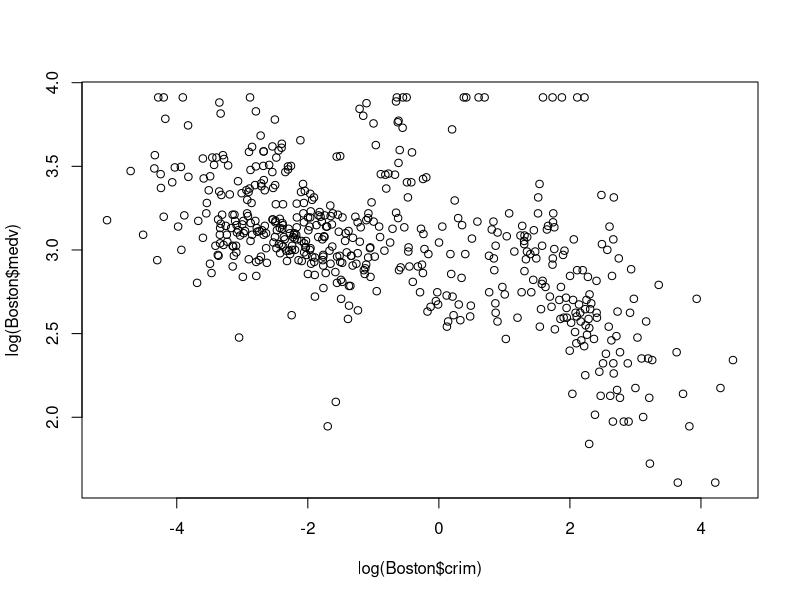
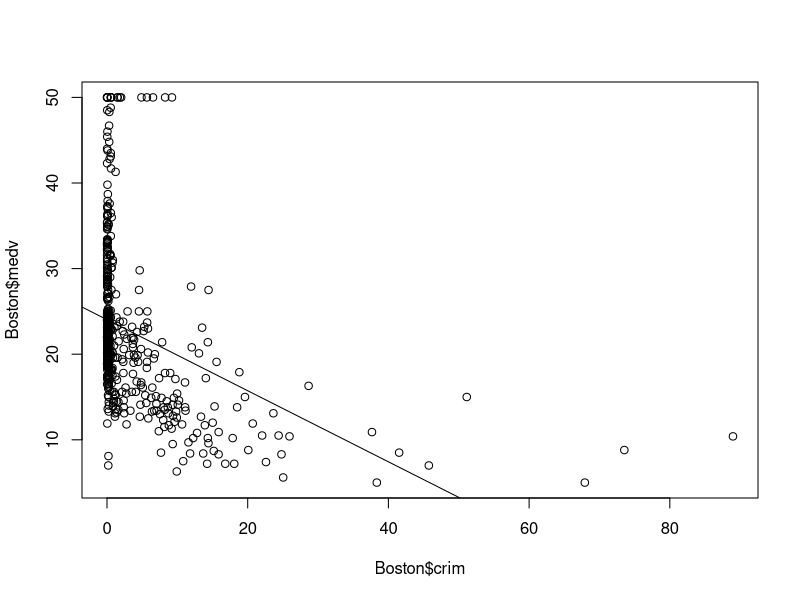
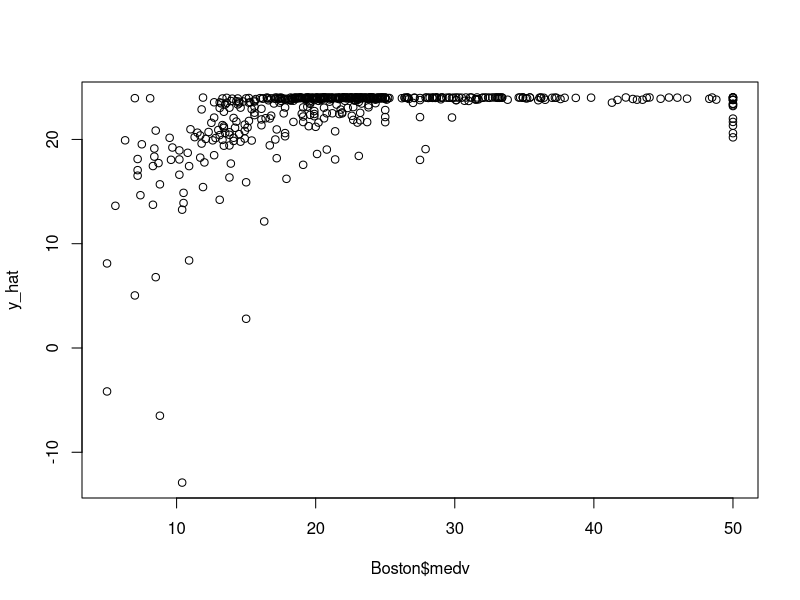

The R script that drew these images, in order:
# ---
# jupyter:
#   jupytext:
#     formats: ipynb,Rmd,R
#     text_representation:
#       extension: .R
#       format_name: light
#       format_version: '1.5'
#       jupytext_version: 1.9.1
#   kernelspec:
#     display_name: R
#     language: R
#     name: ir
# ---

# # Lab 2 - Linear Regression
# ## Lecture 2

# +
#install.packages('MASS')
# -

library('MASS')

data(Boston)

dim(Boston)

Boston[1:5,]

?Boston

# let's fit a regression to predict the median house value from the crime rate 

plot(log(Boston$crim),log(Boston$medv))

# `medv~crim` basically says `medv = beta0 + beta1*crim`

mod = lm(medv~crim,data=Boston)
mod

summary(mod)

mod$coef

plot(Boston$crim,Boston$medv)
abline(coef=mod$coef)

X = array(Boston$crim,c(506,1))
X = cbind(1,X)
X

y = array(Boston$medv,c(506,1))

beta_hat = ginv(t(X)%*%X)%*%t(X)%*%y

beta_hat

y_hat_mod = predict(mod)
head(y_hat_mod)

y_hat = X%*%beta_hat

head(y_hat)

plot(Boston$medv,y_hat)


